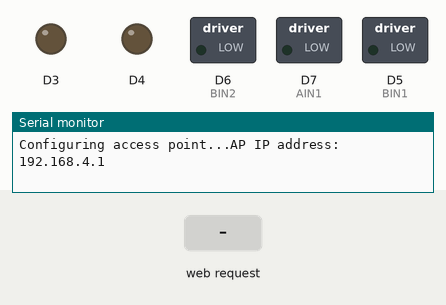
A sketch run on a simulated ESP8266 (NodeMCU). On the bench: switched loads named in the sketch (green lamp = pin HIGH), output pins drawn as LEDs (lit = HIGH), the last lines printed to the serial monitor. The test bench sets the inputs (shaded band).

Above: at 1.9 s.
2.0 s: HTTP request GET /jsData.html received
At 2.4 s:
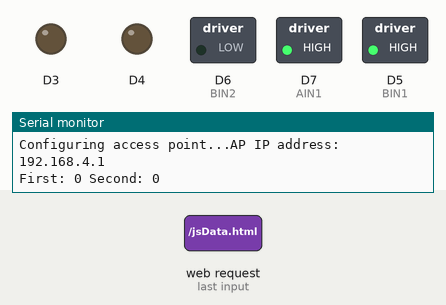
Timing chart, 0 to 5.0 s (numbered marks = the images above; inputs shaded):
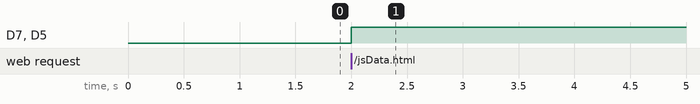

Measured:
- after the input at 2.0 s, D7 (AIN1), D5 (BIN1): LOW → HIGH at once

The sketch:

JoystickJS.ino
```cpp
#include <ESP8266WebServer.h>
#include <ESP8266WiFi.h>
//#include <WiFiClient.h>
#include <ESP8266mDNS.h>
#include <ESP8266WiFi.h>
//#include <PubSubClient.h>
//#include <DNSServer.h>
#include <ESP8266WebServer.h>
#include <WiFiManager.h>         //https://github.com/tzapu/WiFiManager
#include <ESP8266HTTPUpdateServer.h>
//#include <Servo.h>
//#include <WiFiClientSecure.h>
//#include <ArduinoJson.h>
const char* ssid = "wificar";
const char* password = "password";

//Set Wifi ssid and password
const char* host = "car";
const char joystick_html[] PROGMEM="<html>\n\t<head>\n\t\t<meta charset=\"utf-8\">\n\t\t<meta name=\"viewport\" content=\"width=device-width, user-scalable=no, minimum-scale=1.0, maximum-scale=1.0\">\t\t\n\t\t<style>\n\t\tbody {\n\t\t\toverflow\t: hidden;\n\t\t\tpadding\t\t: 0;\n\t\t\tmargin\t\t: 0;\n\t\t\tbackground-color: #BBB;\n\t\t}\n\t\t#info {\n\t\t\tposition\t: absolute;\n\t\t\ttop\t\t: 0px;\n\t\t\twidth\t\t: 100%;\n\t\t\tpadding\t\t: 5px;\n\t\t\ttext-align\t: center;\n\t\t}\n\t\t#info a {\n\t\t\tcolor\t\t: #66F;\n\t\t\ttext-decoration\t: none;\n\t\t}\n\t\t#info a:hover {\n\t\t\ttext-decoration\t: underline;\n\t\t}\n\t\t#container {\n\t\t\twidth\t\t: 100%;\n\t\t\theight\t\t: 100%;\n\t\t\toverflow\t: hidden;\n\t\t\tpadding\t\t: 0;\n\t\t\tmargin\t\t: 0;\n\t\t\t-webkit-user-select\t: none;\n\t\t\t-moz-user-select\t: none;\n\t\t}\n\t\t</style>\n\n\t</head>\n\t<body>\n\n\t\n\t\t<div id=\"container\"></div>\n\t\t<div id=\"info\">\n\t\t\tTouch the screen and move <a href=\"http://192.168.4.2:8080/\" target=\"_blank\">Open camera</a>\n\t\t\t<br/>\n\t\t\t<span id=\"result\"></span>\n\t\t</div> \n\t\t<script src=\"./virtualjoystick.js\"></script>\n\t\t<script>\n\t\t\tconsole.log(\"touchscreen is\", VirtualJoystick.touchScreenAvailable() ? \"available\" : \"not available\");\n\t\n\t\t\tvar joystick\t= new VirtualJoystick({\n\t\t\t\tcontainer\t: document.getElementById('container'),\n\t\t\t\tmouseSupport\t: true,\n\t\t\t\tlimitStickTravel\t: true,\n\t\t\t});\n\t\t\tjoystick.addEventListener('touchStart', function(){\n\t\t\t\tconsole.log('down')\n\t\t\t})\n\t\t\tjoystick.addEventListener('touchEnd', function(){\n\t\t\t\tconsole.log('up')\n\t\t\t})\n\t\t\tvar prevX = 0;\n\t\t\tvar prevY = 0;\n\t\t\tvar newX = 0;\n\t\t\tvar newY = 0;\n\t\t\tsetInterval(function(){\n\t\t\t\tvar outputEl\t= document.getElementById('result');\n\t\t\t\tnewX = Math.round(joystick.deltaX());\n\t\t\t\tnewY = Math.round(joystick.deltaY()) * -1;\n\t\t\t\toutputEl.innerHTML\t= '<b>Position:</b> '\n\t\t\t\t\t+ ' X:'+newX\n\t\t\t\t\t+ ' Y:'+newY;\n\t\t\t\tif ( newX != prevX || newY != prevY || newX!=0 || newY!=0){\n\t\t\t\t\tvar xhr = new XMLHttpRequest();\n\t\t\t\t\txhr.open('PUT', \"./jsData.html?x=\"+newX+\"&y=\"+newY)\n\t\t\t\t\txhr.send();\n\t\t\t\t\tsetTimeout(function(){xhr.abort();},100);\n\t\t\t\t}\n\t\t\t\tprevX = newX;\n\t\t\t\tprevY = newY;\n\t\t\t}, 150);\n\t\t</script>\n\t</body>\n</html>";
const char virtualjoystick_js[] PROGMEM="var VirtualJoystick\t= function(opts)\n{\n\topts\t\t\t= opts\t\t\t|| {};\n\tthis._container\t\t= opts.container\t|| document.body;\n\tthis._strokeStyle\t= opts.strokeStyle\t|| 'cyan';\n\tthis._stickEl\t\t= opts.stickElement\t|| this._buildJoystickStick();\n\tthis._baseEl\t\t= opts.baseElement\t|| this._buildJoystickBase();\n\tthis._mouseSupport\t= opts.mouseSupport !== undefined ? opts.mouseSupport : false;\n\tthis._stationaryBase\t= opts.stationaryBase || false;\n\tthis._baseX\t\t= this._stickX = opts.baseX || 0\n\tthis._baseY\t\t= this._stickY = opts.baseY || 0\n\tthis._limitStickTravel\t= opts.limitStickTravel || false\n\tthis._stickRadius\t= opts.stickRadius !== undefined ? opts.stickRadius : 100\n\tthis._useCssTransform\t= opts.useCssTransform !== undefined ? opts.useCssTransform : false\n\n\tthis._container.style.position\t= \"relative\"\n\n\tthis._container.appendChild(this._baseEl)\n\tthis._baseEl.style.position\t= \"absolute\"\n\tthis._baseEl.style.display\t= \"none\"\n\tthis._container.appendChild(this._stickEl)\n\tthis._stickEl.style.position\t= \"absolute\"\n\tthis._stickEl.style.display\t= \"none\"\n\n\tthis._pressed\t= false;\n\tthis._touchIdx\t= null;\n\t\n\tif(this._stationaryBase === true){\n\t\tthis._baseEl.style.display\t= \"\";\n\t\tthis._baseEl.style.left\t\t= (this._baseX - this._baseEl.width /2)+\"px\";\n\t\tthis._baseEl.style.top\t\t= (this._baseY - this._baseEl.height/2)+\"px\";\n\t}\n    \n\tthis._transform\t= this._useCssTransform ? this._getTransformProperty() : false;\n\tthis._has3d\t= this._check3D();\n\t\n\tvar __bind\t= function(fn, me){ return function(){ return fn.apply(me, arguments); }; };\n\tthis._$onTouchStart\t= __bind(this._onTouchStart\t, this);\n\tthis._$onTouchEnd\t= __bind(this._onTouchEnd\t, this);\n\tthis._$onTouchMove\t= __bind(this._onTouchMove\t, this);\n\tthis._container.addEventListener( 'touchstart'\t, this._$onTouchStart\t, false );\n\tthis._container.addEventListener( 'touchend'\t, this._$onTouchEnd\t, false );\n\tthis._container.addEventListener( 'touchmove'\t, this._$onTouchMove\t, false );\n\tif( this._mouseSupport ){\n\t\tthis._$onMouseDown\t= __bind(this._onMouseDown\t, this);\n\t\tthis._$onMouseUp\t= __bind(this._onMouseUp\t, this);\n\t\tthis._$onMouseMove\t= __bind(this._onMouseMove\t, this);\n\t\tthis._container.addEventListener( 'mousedown'\t, this._$onMouseDown\t, false );\n\t\tthis._container.addEventListener( 'mouseup'\t, this._$onMouseUp\t, false );\n\t\tthis._container.addEventListener( 'mousemove'\t, this._$onMouseMove\t, false );\n\t}\n}\n\nVirtualJoystick.prototype.destroy\t= function()\n{\n\tthis._container.removeChild(this._baseEl);\n\tthis._container.removeChild(this._stickEl);\n\n\tthis._container.removeEventListener( 'touchstart'\t, this._$onTouchStart\t, false );\n\tthis._container.removeEventListener( 'touchend'\t\t, this._$onTouchEnd\t, false );\n\tthis._container.removeEventListener( 'touchmove'\t, this._$onTouchMove\t, false );\n\tif( this._mouseSupport ){\n\t\tthis._container.removeEventListener( 'mouseup'\t\t, this._$onMouseUp\t, false );\n\t\tthis._container.removeEventListener( 'mousedown'\t, this._$onMouseDown\t, false );\n\t\tthis._container.removeEventListener( 'mousemove'\t, this._$onMouseMove\t, false );\n\t}\n}\n\n/**\n * @returns {Boolean} true if touchscreen is currently available, false otherwise\n*/\nVirtualJoystick.touchScreenAvailable\t= function()\n{\n\treturn 'createTouch' in document ? true : false;\n}\n\n/**\n * microevents.js - https://github.com/jeromeetienne/microevent.js\n*/\n;(function(destObj){\n\tdestObj.addEventListener\t= function(event, fct){\n\t\tif(this._events === undefined) \tthis._events\t= {};\n\t\tthis._events[event] = this._events[event]\t|| [];\n\t\tthis._events[event].push(fct);\n\t\treturn fct;\n\t};\n\tdestObj.removeEventListener\t= function(event, fct){\n\t\tif(this._events === undefined) \tthis._events\t= {};\n\t\tif( event in this._events === false  )\treturn;\n\t\tthis._events[event].splice(this._events[event].indexOf(fct), 1);\n\t};\n\tdestObj.dispatchEvent\t\t= function(event /* , args... */){\n\t\tif(this._events === undefined) \tthis._events\t= {};\n\t\tif( this._events[event] === undefined )\treturn;\n\t\tvar tmpArray\t= this._events[event].slice(); \n\t\tfor(var i = 0; i < tmpArray.length; i++){\n\t\t\tvar result\t= tmpArray[i].apply(this, Array.prototype.slice.call(arguments, 1))\n\t\t\tif( result !== undefined )\treturn result;\n\t\t}\n\t\treturn undefined\n\t};\n})(VirtualJoystick.prototype);\n\n//////////////////////////////////////////////////////////////////////////////////\n//\t\t\t\t\t\t\t\t\t\t//\n//////////////////////////////////////////////////////////////////////////////////\n\nVirtualJoystick.prototype.deltaX\t= function(){ return this._stickX - this._baseX;\t}\nVirtualJoystick.prototype.deltaY\t= function(){ return this._stickY - this._baseY;\t}\n\nVirtualJoystick.prototype.up\t= function(){\n\tif( this._pressed === false )\treturn false;\n\tvar deltaX\t= this.deltaX();\n\tvar deltaY\t= this.deltaY();\n\tif( deltaY >= 0 )\t\t\t\treturn false;\n\tif( Math.abs(deltaX) > 2*Math.abs(deltaY) )\treturn false;\n\treturn true;\n}\nVirtualJoystick.prototype.down\t= function(){\n\tif( this._pressed === false )\treturn false;\n\tvar deltaX\t= this.deltaX();\n\tvar deltaY\t= this.deltaY();\n\tif( deltaY <= 0 )\t\t\t\treturn false;\n\tif( Math.abs(deltaX) > 2*Math.abs(deltaY) )\treturn false;\n\treturn true;\t\n}\nVirtualJoystick.prototype.right\t= function(){\n\tif( this._pressed === false )\treturn false;\n\tvar deltaX\t= this.deltaX();\n\tvar deltaY\t= this.deltaY();\n\tif( deltaX <= 0 )\t\t\t\treturn false;\n\tif( Math.abs(deltaY) > 2*Math.abs(deltaX) )\treturn false;\n\treturn true;\t\n}\nVirtualJoystick.prototype.left\t= function(){\n\tif( this._pressed === false )\treturn false;\n\tvar deltaX\t= this.deltaX();\n\tvar deltaY\t= this.deltaY();\n\tif( deltaX >= 0 )\t\t\t\treturn false;\n\tif( Math.abs(deltaY) > 2*Math.abs(deltaX) )\treturn false;\n\treturn true;\t\n}\n\n//////////////////////////////////////////////////////////////////////////////////\n//\t\t\t\t\t\t\t\t\t\t//\n//////////////////////////////////////////////////////////////////////////////////\n\nVirtualJoystick.prototype._onUp\t= function()\n{\n\tthis._pressed\t= false; \n\tthis._stickEl.style.display\t= \"none\";\n\t\n\tif(this._stationaryBase == false){\t\n\t\tthis._baseEl.style.display\t= \"none\";\n\t\n\t\tthis._baseX\t= this._baseY\t= 0;\n\t\tthis._stickX\t= this._stickY\t= 0;\n\t}\n}\n\nVirtualJoystick.prototype._onDown\t= function(x, y)\n{\n\tthis._pressed\t= true; \n\tif(this._stationaryBase == false){\n\t\tthis._baseX\t= x;\n\t\tthis._baseY\t= y;\n\t\tthis._baseEl.style.display\t= \"\";\n\t\tthis._move(this._baseEl.style, (this._baseX - this._baseEl.width /2), (this._baseY - this._baseEl.height/2));\n\t}\n\t\n\tthis._stickX\t= x;\n\tthis._stickY\t= y;\n\t\n\tif(this._limitStickTravel === true){\n\t\tvar deltaX\t= this.deltaX();\n\t\tvar deltaY\t= this.deltaY();\n\t\tvar stickDistance = Math.sqrt( (deltaX * deltaX) + (deltaY * deltaY) );\n\t\tif(stickDistance > this._stickRadius){\n\t\t\tvar stickNormalizedX = deltaX / stickDistance;\n\t\t\tvar stickNormalizedY = deltaY / stickDistance;\n\t\t\t\n\t\t\tthis._stickX = stickNormalizedX * this._stickRadius + this._baseX;\n\t\t\tthis._stickY = stickNormalizedY * this._stickRadius + this._baseY;\n\t\t} \t\n\t}\n\t\n\tthis._stickEl.style.display\t= \"\";\n\tthis._move(this._stickEl.style, (this._stickX - this._stickEl.width /2), (this._stickY - this._stickEl.height/2));\t\n}\n\nVirtualJoystick.prototype._onMove\t= function(x, y)\n{\n\tif( this._pressed === true ){\n\t\tthis._stickX\t= x;\n\t\tthis._stickY\t= y;\n\t\t\n\t\tif(this._limitStickTravel === true){\n\t\t\tvar deltaX\t= this.deltaX();\n\t\t\tvar deltaY\t= this.deltaY();\n\t\t\tvar stickDistance = Math.sqrt( (deltaX * deltaX) + (deltaY * deltaY) );\n\t\t\tif(stickDistance > this._stickRadius){\n\t\t\t\tvar stickNormalizedX = deltaX / stickDistance;\n\t\t\t\tvar stickNormalizedY = deltaY / stickDistance;\n\t\t\t\n\t\t\t\tthis._stickX = stickNormalizedX * this._stickRadius + this._baseX;\n\t\t\t\tthis._stickY = stickNormalizedY * this._stickRadius + this._baseY;\n\t\t\t} \t\t\n\t\t}\n\t\t\n        \tthis._move(this._stickEl.style, (this._stickX - this._stickEl.width /2), (this._stickY - this._stickEl.height/2));\t\n\t}\t\n}\n\n\n//////////////////////////////////////////////////////////////////////////////////\n//\t\tbind touch events (and mouse events for debug)\t\t\t//\n//////////////////////////////////////////////////////////////////////////////////\n\nVirtualJoystick.prototype._onMouseUp\t= function(event)\n{\n\treturn this._onUp();\n}\n\nVirtualJoystick.prototype._onMouseDown\t= function(event)\n{\n\tevent.preventDefault();\n\tvar x\t= event.clientX;\n\tvar y\t= event.clientY;\n\treturn this._onDown(x, y);\n}\n\nVirtualJoystick.prototype._onMouseMove\t= function(event)\n{\n\tvar x\t= event.clientX;\n\tvar y\t= event.clientY;\n\treturn this._onMove(x, y);\n}\n\n//////////////////////////////////////////////////////////////////////////////////\n//\t\tcomment\t\t\t\t\t\t\t\t//\n//////////////////////////////////////////////////////////////////////////////////\n\nVirtualJoystick.prototype._onTouchStart\t= function(event)\n{\n\t// if there is already a touch inprogress do nothing\n\tif( this._touchIdx !== null )\treturn;\n\n\t// notify event for validation\n\tvar isValid\t= this.dispatchEvent('touchStartValidation', event);\n\tif( isValid === false )\treturn;\n\t\n\t// dispatch touchStart\n\tthis.dispatchEvent('touchStart', event);\n\n\tevent.preventDefault();\n\t// get the first who changed\n\tvar touch\t= event.changedTouches[0];\n\t// set the touchIdx of this joystick\n\tthis._touchIdx\t= touch.identifier;\n\n\t// forward the action\n\tvar x\t\t= touch.pageX;\n\tvar y\t\t= touch.pageY;\n\treturn this._onDown(x, y)\n}\n\nVirtualJoystick.prototype._onTouchEnd\t= function(event)\n{\n\t// if there is no touch in progress, do nothing\n\tif( this._touchIdx === null )\treturn;\n\n\t// dispatch touchEnd\n\tthis.dispatchEvent('touchEnd', event);\n\n\t// try to find our touch event\n\tvar touchList\t= event.changedTouches;\n\tfor(var i = 0; i < touchList.length && touchList[i].identifier !== this._touchIdx; i++);\n\t// if touch event isnt found, \n\tif( i === touchList.length)\treturn;\n\n\t// reset touchIdx - mark it as no-touch-in-progress\n\tthis._touchIdx\t= null;\n\n//??????\n// no preventDefault to get click event on ios\nevent.preventDefault();\n\n\treturn this._onUp()\n}\n\nVirtualJoystick.prototype._onTouchMove\t= function(event)\n{\n\t// if there is no touch in progress, do nothing\n\tif( this._touchIdx === null )\treturn;\n\n\t// try to find our touch event\n\tvar touchList\t= event.changedTouches;\n\tfor(var i = 0; i < touchList.length && touchList[i].identifier !== this._touchIdx; i++ );\n\t// if touch event with the proper identifier isnt found, do nothing\n\tif( i === touchList.length)\treturn;\n\tvar touch\t= touchList[i];\n\n\tevent.preventDefault();\n\n\tvar x\t\t= touch.pageX;\n\tvar y\t\t= touch.pageY;\n\treturn this._onMove(x, y)\n}\n\n\n//////////////////////////////////////////////////////////////////////////////////\n//\t\tbuild default stickEl and baseEl\t\t\t\t//\n//////////////////////////////////////////////////////////////////////////////////\n\n/**\n * build the canvas for joystick base\n */\nVirtualJoystick.prototype._buildJoystickBase\t= function()\n{\n\tvar canvas\t= document.createElement( 'canvas' );\n\tcanvas.width\t= 126;\n\tcanvas.height\t= 126;\n\t\n\tvar ctx\t\t= canvas.getContext('2d');\n\tctx.beginPath(); \n\tctx.strokeStyle = this._strokeStyle; \n\tctx.lineWidth\t= 6; \n\tctx.arc( canvas.width/2, canvas.width/2, 40, 0, Math.PI*2, true); \n\tctx.stroke();\t\n\n\tctx.beginPath(); \n\tctx.strokeStyle\t= this._strokeStyle; \n\tctx.lineWidth\t= 2; \n\tctx.arc( canvas.width/2, canvas.width/2, 60, 0, Math.PI*2, true); \n\tctx.stroke();\n\t\n\treturn canvas;\n}\n\n/**\n * build the canvas for joystick stick\n */\nVirtualJoystick.prototype._buildJoystickStick\t= function()\n{\n\tvar canvas\t= document.createElement( 'canvas' );\n\tcanvas.width\t= 86;\n\tcanvas.height\t= 86;\n\tvar ctx\t\t= canvas.getContext('2d');\n\tctx.beginPath(); \n\tctx.strokeStyle\t= this._strokeStyle; \n\tctx.lineWidth\t= 6; \n\tctx.arc( canvas.width/2, canvas.width/2, 40, 0, Math.PI*2, true); \n\tctx.stroke();\n\treturn canvas;\n}\n\n//////////////////////////////////////////////////////////////////////////////////\n//\t\tmove using translate3d method with fallback to translate > 'top' and 'left'\t\t\n//      modified from https://github.com/component/translate and dependents\n//////////////////////////////////////////////////////////////////////////////////\n\nVirtualJoystick.prototype._move = function(style, x, y)\n{\n\tif (this._transform) {\n\t\tif (this._has3d) {\n\t\t\tstyle[this._transform] = 'translate3d(' + x + 'px,' + y + 'px, 0)';\n\t\t} else {\n\t\t\tstyle[this._transform] = 'translate(' + x + 'px,' + y + 'px)';\n\t\t}\n\t} else {\n\t\tstyle.left = x + 'px';\n\t\tstyle.top = y + 'px';\n\t}\n}\n\nVirtualJoystick.prototype._getTransformProperty = function() \n{\n\tvar styles = [\n\t\t'webkitTransform',\n\t\t'MozTransform',\n\t\t'msTransform',\n\t\t'OTransform',\n\t\t'transform'\n\t];\n\n\tvar el = document.createElement('p');\n\tvar style;\n\n\tfor (var i = 0; i < styles.length; i++) {\n\t\tstyle = styles[i];\n\t\tif (null != el.style[style]) {\n\t\t\treturn style;\n\t\t}\n\t}         \n}\n  \nVirtualJoystick.prototype._check3D = function() \n{        \n\tvar prop = this._getTransformProperty();\n\t// IE8<= doesn't have `getComputedStyle`\n\tif (!prop || !window.getComputedStyle) return module.exports = false;\n\n\tvar map = {\n\t\twebkitTransform: '-webkit-transform',\n\t\tOTransform: '-o-transform',\n\t\tmsTransform: '-ms-transform',\n\t\tMozTransform: '-moz-transform',\n\t\ttransform: 'transform'\n\t};\n\n\t// from: https://gist.github.com/lorenzopolidori/3794226\n\tvar el = document.createElement('div');\n\tel.style[prop] = 'translate3d(1px,1px,1px)';\n\tdocument.body.insertBefore(el, null);\n\tvar val = getComputedStyle(el).getPropertyValue(map[prop]);\n\tdocument.body.removeChild(el);\n\tvar exports = null != val && val.length && 'none' != val;\n\treturn exports;\n}\n";
//Define the pins
//int STBY = 12; //standby
//Motor B
int PWMB = D4; //Speed control-d0
int BIN1 = D5; //Direction-d1
int BIN2 = D6; //Direction-d2
//Motor A
int PWMA = D3; //Speed control -D4
int AIN1 = D7; //Direction -D5
int AIN2 = D8; //Direction-D6
const int trigPin = 13;//d7 trig
const int echoPin = 15;//d8 echo
long duration;
int distance;

ESP8266WebServer server (80);
ESP8266HTTPUpdateServer httpUpdater;


void handleVirtualJoystickJS(){
  server.send_P(200,"application/javascript",virtualjoystick_js);
}
void handleJoystickHtml()
{
 server.send_P(200,"text/html",joystick_html);
}
//This function takes the parameters passed in the URL(the x and y coordinates of the joystick)
//and sets the motor speed based on those parameters.
  boolean yDir;
void handleJSData() {

  int x = map(server.arg(0).toInt(), -100, 100, -127, 127);
  int y = map(server.arg(1).toInt(), -100, 100, -127, 127);

  int     nMotMixL;           // Motor (left)  mixed output           (-128..+127)
  int     nMotMixR;
  float fPivYLimit = 32.0;

  // TEMP VARIABLES
  float   nMotPremixL;    // Motor (left)  premixed output        (-128..+127)
  float   nMotPremixR;    // Motor (right) premixed output        (-128..+127)
  int     nPivSpeed;      // Pivot Speed                          (-128..+127)
  float   fPivScale;      // Balance scale b/w drive and pivot    (   0..1   )


  // Calculate Drive Turn output due to Joystick X input
  if (y >= 0) {
    // Forward
    nMotPremixL = (x>=0)? 127.0 : (127.0 + x);
    nMotPremixR = (x>=0)? (127.0 - x) : 127.0;
  } else {
    // Reverse
    nMotPremixL = (x>=0)? (127.0 - x) : 127.0;
    nMotPremixR = (x>=0)? 127.0 : (127.0 + x);
  }

  // Scale Drive output due to Joystick Y input (throttle)
  nMotPremixL = nMotPremixL * y/128.0;
  nMotPremixR = nMotPremixR * y/128.0;

  // Now calculate pivot amount
  // - Strength of pivot (nPivSpeed) based on Joystick X input
  // - Blending of pivot vs drive (fPivScale) based on Joystick Y input
  nPivSpeed = x;
  fPivScale = (abs(y)>fPivYLimit)? 0.0 : (1.0 - abs(y)/fPivYLimit);

  // Calculate final mix of Drive and Pivot
  nMotMixL = (1.0-fPivScale)*nMotPremixL + fPivScale*( nPivSpeed);
  nMotMixR = (1.0-fPivScale)*nMotPremixR + fPivScale*(-nPivSpeed);

    Serial.println();
  Serial.print("First: " );
  Serial.print(nMotMixL);
  Serial.print(" Second: ");
  Serial.print(nMotMixR);

  int finalLeft = map(nMotMixL, -127, 127, -1024, 1024);
  int finalRight = map(nMotMixR, -127, 127, -1024, 1024);

  //MotorA
  digitalWrite(AIN1, HIGH);
  digitalWrite(AIN2, LOW);
  analogWrite(D3, finalLeft);
  //MotorB
  digitalWrite(BIN1, HIGH);
  digitalWrite(BIN2, LOW);
  analogWrite(D4, finalRight);

  //return an HTTP 200
  server.send(200, "text/plain", "");
}

void setup()
{  Serial.begin(115200);

  delay(100);

  Serial.print("Configuring access point...");
  /* You can remove the password parameter if you want the AP to be open. */
  WiFi.softAP(ssid);

  IPAddress myIP = WiFi.softAPIP();
  Serial.print("AP IP address: ");
  Serial.println(myIP);
  delay(100);

  //set the pins as outputs
  //pinMode(STBY, OUTPUT);

  pinMode(D3, OUTPUT);
  pinMode(AIN1, OUTPUT);
  pinMode(AIN2, OUTPUT);

  pinMode(D4, OUTPUT);
  pinMode(BIN1, OUTPUT);
  pinMode(BIN2, OUTPUT);
  pinMode(trigPin, OUTPUT);//Sets the trigPin as an Output
  pinMode(echoPin, INPUT);
  digitalWrite(trigPin, LOW);
  analogWriteFreq(30);

  server.on("/jsData.html", handleJSData);
  server.on("/joystick.html",handleJoystickHtml);
  server.on("/virtualjoystick.js",handleVirtualJoystickJS);
  server.on("/", handleJoystickHtml);
  httpUpdater.setup(&server);
  server.begin();
  MDNS.begin(host);
  delay(500);
}

void loop()
{
  server.handleClient();

}
```
